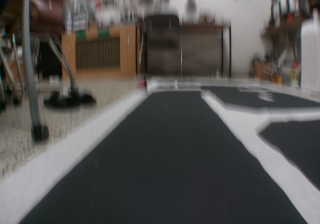
#> input picture Roboin/0726/capture/image1595769996.686403.jpg, 320 x 224 px
$ python -i yangwoo0725.py   (imports and definitions only)   (older library calls are emulated)
#> lines starting #> are read from the running program, lines starting #| are printed output that depends on the picture; after the words box and inside, x2 and y2 are one past the last pixel; in counts of white or black regions, pixels touching at a corner belong together
import cv2
import matplotlib.pyplot as plt
import matplotlib.image as mpimg
import numpy as np
import glob
import math
#import RPi.GPIO as GPIO
import picamera
import time
#from ar_markers import detect_markers
from picamera.array import PiRGBArray
import sys
import linecache

# ============================================================@@ FUNCTIONS @@===================================================================

# @@ DETECTION @@ ====================================================================================================
# [10 lines left out: functions first_nonzero, select_white, not called in this run]

def abs_sobel_thresh(gray, orient='x', thresh_min=0, thresh_max=255):
    if orient == 'x':
        sobel = cv2.Sobel(gray, cv2.CV_64F, 1, 0)
    else:
        sobel = cv2.Sobel(gray, cv2.CV_64F, 0, 1)
    abs_sobel = np.absolute(sobel)
    max_value = np.max(abs_sobel)
    binary_output = np.uint8(255*abs_sobel/max_value)
    threshold_mask = np.zeros_like(binary_output)
    threshold_mask[(binary_output >= thresh_min) & (binary_output <= thresh_max)] = 1
    return threshold_mask

def dir_threshold(gray, sobel_kernel=3, thresh=(0, np.pi/2)):
    # Take the gradient in x and y separately
    sobel_x = cv2.Sobel(gray, cv2.CV_64F, 1, 0, ksize=sobel_kernel)
    sobel_y = cv2.Sobel(gray, cv2.CV_64F, 0, 1, ksize=sobel_kernel)
    # 3) Take the absolute value of the x and y gradients
    abs_sobel_x = np.absolute(sobel_x)
    abs_sobel_y = np.absolute(sobel_y)
    # 4) Use np.arctan2(abs_sobely, abs_sobelx) to calculate the direction of the gradient
    direction = np.arctan2(abs_sobel_y,abs_sobel_x)
    direction = np.absolute(direction)
    # 5) Create a binary mask where direction thresholds are met
    mask = np.zeros_like(direction)
    mask[(direction >= thresh[0]) & (direction <= thresh[1])] = 1
    # 6) Return this mask as your binary_output image
    return mask

# [25 lines left out: function color_grid_thresh, not called in this run]

def get_thresholded_image(img):

    #img = cv2.undistort(img, cameraMatrix, distortionCoeffs, None, cameraMatrix)

    # convert to gray scale
    gray = cv2.cvtColor(img, cv2.COLOR_RGB2GRAY)

    height, width = gray.shape

    # apply gradient threshold on the horizontal gradient
    sx_binary = abs_sobel_thresh(gray, 'x', 10, 200)

    # apply gradient direction threshold so that only edges closer to vertical are detected.
    dir_binary = dir_threshold(gray, thresh=(np.pi/6, np.pi/2))

    # combine the gradient and direction thresholds.
    combined_condition = ((sx_binary == 1) & (dir_binary == 1))

    # R & G thresholds so that yellow lanes are detected well.
    color_threshold = 150
    R = img[:,:,0]
    G = img[:,:,1]
    color_combined = np.zeros_like(R)
    r_g_condition = (R > color_threshold) & (G > color_threshold)

    # color channel thresholds
    hls = cv2.cvtColor(img, cv2.COLOR_RGB2HLS)
    S = hls[:,:,2]
    L = hls[:,:,1]

    # S channel performs well for detecting bright yellow and white lanes
    s_thresh = (50, 255)
    s_condition = (S <= s_thresh[1]) & (S > s_thresh[0]) #for bright yellow

    # We put a threshold on the L channel to avoid pixels which have shadows and as a result darker.
    l_thresh = (100, 255)
    l_condition = (L > l_thresh[0]) & (L <= l_thresh[1])

    # combine all the thresholds
    # A pixel should either be a yellowish or whiteish
    # And it should also have a gradient, as per our thresholds
    color_combined[(r_g_condition & l_condition) & (s_condition | combined_condition)] = 255 #- with yellow detect
    #color_combined[(l_condition) & (s_condition | combined_condition)] = 1

    # apply the region of interest mask
    mask = np.zeros_like(color_combined)
    region_of_interest_vertices = np.array([[1,height-1],[1,180], [int(width/3), 140],[int(width*2/3), 140], [width-1, 180], [width-1,height-1]], dtype=np.int32)
    cv2.fillPoly(mask, [region_of_interest_vertices], (255,255,255))
    thresholded = cv2.bitwise_and(color_combined, mask)

    return thresholded #-for + ROI
    #return color_combined

# def detect_marker():
#     markers = detect_markers(image)
#     for marker in markers:
#         if marker.id == 114: #left - change
#             print("ARmarker id:  %d  ==> To the left" % marker.id)
#             time.sleep(0.7)
#             #motor(-50,50)
#             time.sleep(1)
#         elif marker.id == 228: #right - change
#             print("ARmarker id:  %d  ==> To the right" % marker.id)
#             time.sleep(0.7)
#             #motor(50,-50)
#             time.sleep(1)

# ==============================================================================================================================

# =============================================================================
# img = mpimg.imread('test_images/left.jpg')
# image_shape = img.shape
# thresholded = get_thresholded_image(img)
# =============================================================================
# #img = cv2.undistort(img, cameraMatrix, distortionCoeffs, None, cameraMatrix)
# cv2.imwrite('thresholded.jpg',thresholded)
#
# # Plot the 2 images side by side
# f, (ax1, ax2) = plt.subplots(1, 2, figsize=(24, 9))
# f.tight_layout()
# ax1.imshow(img)
# ax1.set_title('Original Image', fontsize=50)
# ax2.imshow(thresholded, cmap='gray')
# ax2.set_title('Thresholded Image', fontsize=50)
# plt.subplots_adjust(left=0., right=1, top=0.9, bottom=0.)
# =============================================================================

# @@ PATHPLANNING @@ ====================================================================================================
# def measure_radius_of_curvature(x_values,num_rows):
#     ym_per_pix = 30/720 # meters per pixel in y dimension
#     xm_per_pix = 3.7/700 # meters per pixel in x dimension
#     # If no pixels were found return None
#     y_points = np.linspace(0, num_rows-1, num_rows)
#     y_eval = np.max(y_points)

#     # Fit new polynomials to x,y in world space
#     fit_cr = np.polyfit(y_points*ym_per_pix, x_values*xm_per_pix, 2)
#     curverad = ((1 + (2*fit_cr[0]*y_eval*ym_per_pix + fit_cr[1])**2)**1.5) / (2*fit_cr[0])
#     return curverad

# def set_path(img, image_shape, thresholded):
#     # Vertices extracted manually for performing a perspective transform => please manually modified!!!!!!!!!!
#     bottom_left_before = [50,240]
#     bottom_right_before = [250, 240]
#     top_left_before = [125, 160]
#     top_right_before = [160, 160]

#     bottom_left_after = [72,240]
#     bottom_right_after = [200, 240]
#     top_left_after = [72, 1]
#     top_right_after = [200, 1]


#     source = np.float32([bottom_left_before,bottom_right_before,top_right_before,top_left_before])

#     pts = np.array([bottom_left_before,bottom_right_before,top_right_before,top_left_before], np.int32)
#     pts = pts.reshape((-1,1,2))
#     # copy = img.copy()
#     # cv2.polylines(copy,[pts],True,(255,0,0), thickness=3)

#     # Destination points are chosen such that straight lanes appear more or less parallel in the transformed image.


#     dst = np.float32([bottom_left_after,bottom_right_after,top_right_after,top_left_after])
#     M = cv2.getPerspectiveTransform(source, dst)
#     img_size = (image_shape[1], image_shape[0])

#     # Birds eye view
#     warped = cv2.warpPerspective(thresholded, M, img_size , flags=cv2.INTER_LINEAR)

#     # =============================================================================
#     # f, (ax1, ax2) = plt.subplots(1, 2, figsize=(24, 9))
#     # f.tight_layout()
#     # ax1.imshow(copy)
#     # ax1.set_title('Original Image', fontsize=50)
#     # ax2.imshow(warped, cmap='gray')
#     # ax2.set_title('Warped Image', fontsize=50)
#     # plt.subplots_adjust(left=0., right=1, top=0.9, bottom=0.)
#     # =============================================================================

#     histogram = np.sum(warped[int(warped.shape[0]/2):,:], axis=0)

#     # Peak in the first half indicates the likely position of the left lane
#     half_width = np.int(histogram.shape[0]/2)
#     leftx_base = np.argmax(histogram[:half_width])

#     # Peak in the second half indicates the likely position of the right lane
#     rightx_base = np.argmax(histogram[half_width:]) + half_width

#     out_img = np.dstack((warped, warped, warped))*255

#     non_zeros = warped.nonzero()
#     non_zeros_y = non_zeros[0]
#     non_zeros_x = non_zeros[1]

#     num_windows = 5
#     num_rows = warped.shape[0]
#     window_height = np.int(num_rows/num_windows)
#     window_half_width = 10

#     min_pixels = 20

#     left_coordinates = []
#     right_coordinates = []

#     for window in range(num_windows):
#         y_max = num_rows - window*window_height
#         y_min = num_rows - (window+1)* window_height

#         left_x_min = leftx_base - window_half_width
#         left_x_max = leftx_base + window_half_width

#         #cv2.rectangle(out_img, (left_x_min, y_min), (left_x_max, y_max), [0,0,255],2)

#         good_left_window_coordinates = ((non_zeros_x >= left_x_min) & (non_zeros_x <= left_x_max) & (non_zeros_y >= y_min) & (non_zeros_y <= y_max)).nonzero()[0]
#         left_coordinates.append(good_left_window_coordinates)

#         if len(good_left_window_coordinates) > min_pixels:
#             leftx_base = np.int(np.mean(non_zeros_x[good_left_window_coordinates]))

#         right_x_min = rightx_base - window_half_width
#         right_x_max = rightx_base + window_half_width

#         #cv2.rectangle(out_img, (right_x_min, y_min), (right_x_max, y_max), [0,0,255],2)

#         good_right_window_coordinates = ((non_zeros_x >= right_x_min) & (non_zeros_x <= right_x_max) & (non_zeros_y >= y_min) & (non_zeros_y <= y_max)).nonzero()[0]
#         right_coordinates.append(good_right_window_coordinates)

#         if len(good_right_window_coordinates) > min_pixels:
#             rightx_base = np.int(np.mean(non_zeros_x[good_right_window_coordinates]))

#     left_coordinates = np.concatenate(left_coordinates)
#     right_coordinates = np.concatenate(right_coordinates)

#     out_img[non_zeros_y[left_coordinates], non_zeros_x[left_coordinates]] = [255,0,0]
#     out_img[non_zeros_y[right_coordinates], non_zeros_x[right_coordinates]] = [0,0,255]

#     left_x = non_zeros_x[left_coordinates]
#     left_y = non_zeros_y[left_coordinates]

#     polyfit_left = np.polyfit(left_y, left_x, 2)

#     right_x = non_zeros_x[right_coordinates]
#     right_y = non_zeros_y[right_coordinates]

#     polyfit_right = np.polyfit(right_y, right_x, 2)

#     y_points = np.linspace(0, num_rows-1, num_rows)

#     left_x_predictions = polyfit_left[0]*y_points**2 + polyfit_left[1]*y_points + polyfit_left[2]

#     right_x_predictions = polyfit_right[0]*y_points**2 + polyfit_right[1]*y_points + polyfit_right[2]

#     # =============================================================================
#     # plt.imshow(out_img)
#     # plt.plot(left_x_predictions, y_points, color='yellow')
#     # plt.plot(right_x_predictions, y_points, color='yellow')
#     # plt.xlim(0, warped.shape[1])
#     # plt.ylim(warped.shape[0],0)
#     # =============================================================================

#     # margin = 50
#     # out_img = np.dstack((warped, warped, warped))*255

#     # left_x_predictions = polyfit_left[0]*non_zeros_y**2 + polyfit_left[1]*non_zeros_y + polyfit_left[2]
#     # left_coordinates = ((non_zeros_x >= left_x_predictions - margin) & (non_zeros_x <= left_x_predictions + margin)).nonzero()[0]

#     # right_x_predictions = polyfit_right[0]*non_zeros_y**2 + polyfit_right[1]*non_zeros_y + polyfit_right[2]
#     # right_coordinates = ((non_zeros_x >= right_x_predictions - margin) & (non_zeros_x <= right_x_predictions + margin)).nonzero()[0]

#     # out_img[non_zeros_y[left_coordinates], non_zeros_x[left_coordinates]] = [255,0,0]
#     # out_img[non_zeros_y[right_coordinates], non_zeros_x[right_coordinates]] = [0,0,255]


#     # left_x = non_zeros_x[left_coordinates]
#     # left_y = non_zeros_y[left_coordinates]

#     # polyfit_left = np.polyfit(left_y, left_x, 2)

#     # right_x = non_zeros_x[right_coordinates]
#     # right_y = non_zeros_y[right_coordinates]

#     # polyfit_right = np.polyfit(right_y, right_x, 2)

#     # y_points = np.linspace(0, num_rows-1, num_rows)

#     # left_x_predictions = polyfit_left[0]*y_points**2 + polyfit_left[1]*y_points + polyfit_left[2]

#     # right_x_predictions = polyfit_right[0]*y_points**2 + polyfit_right[1]*y_points + polyfit_right[2]
#     #=============================================================================================================
#     #window_img = np.zeros_like(out_img)

#     #left_line_window_1 = np.array(np.transpose(np.vstack([left_x_predictions - margin, y_points])))

#     #left_line_window_2 = np.array(np.flipud(np.transpose(np.vstack([left_x_predictions + margin, y_points]))))

#     #left_line_points = np.vstack((left_line_window_1, left_line_window_2))

#     #cv2.fillPoly(window_img, np.int_([left_line_points]), [0,255, 0])

#     #right_line_window_1 = np.array(np.transpose(np.vstack([right_x_predictions - margin, y_points])))

#     #right_line_window_2 = np.array(np.flipud(np.transpose(np.vstack([right_x_predictions + margin, y_points]))))

#     #right_line_points = np.vstack((right_line_window_1, right_line_window_2))

#     #cv2.fillPoly(window_img, np.int_([right_line_points]), [0,255, 0])

#     #result = cv2.addWeighted(out_img, 1, window_img, 0.3, 0)


#     # =============================================================================
#     # plt.imshow(result)
#     # plt.plot(left_x_predictions, y_points, color='yellow')
#     # plt.plot(right_x_predictions, y_points, color='yellow')
#     # plt.xlim(0, warped.shape[1])
#     # plt.ylim(warped.shape[0],0)
#     # =============================================================================

#     # left_curve_rad = measure_radius_of_curvature(left_x_predictions,num_rows)
#     # right_curve_rad = measure_radius_of_curvature(right_x_predictions,num_rows)
#     # average_curve_rad = (left_curve_rad + right_curve_rad)/2
#     # curvature_string = "Radius of curvature: %.2f m" % average_curve_rad

#     # compute the offset from the center
#     #lane_center = (right_x_predictions[719] + left_x_predictions[719])/2
#     followpointy = 50 # change to robust value
#     followpointx = (right_x_predictions[followpointy] + left_x_predictions[followpointy])/2
#     # xm_per_pix = 3.7/700 # meters per pixel in x dimension
#     # center_offset_pixels = img_size[0]/2 - lane_center
#     # center_offset_mtrs = xm_per_pix*center_offset_pixels
#     # offset_string = "Center offset: %.2f m" % center_offset_mtrs

#     #return average_curve_rad, center_offset_mtrs, followpointx, followpointy
#     return followpointx, followpointy

# [121 lines left out: functions set_path, purePursuit, ang2vel, not called in this run]

# [115 lines of commented-out code are left out]
# [1 line that did not run here, left out]
# [1 line that did not run here, left out]
# [1 line that did not run here, left out]
# [1 line that did not run here, left out]
# [1 line that did not run here, left out]
# [1 line that did not run here, left out]

# [1 line that did not run here, left out]

# ================================================================================================================================
#print('11111111111111111111111111')
# [156 lines not run here, left out]

>>> import cv2
>>> picture = cv2.cvtColor(cv2.imread('../0726/capture/image1595769996.686403.jpg'), cv2.COLOR_BGR2RGB)
>>> result = get_thresholded_image(picture)
#> in abs_sobel_thresh, `abs_sobel = np.absolute(sobel)`:
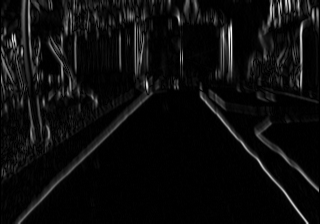
#> abs_sobel: shape (224, 320) float64; min 0, max 478, mean 25.4; drawn with min black and max white
#> in abs_sobel_thresh, `max_value = np.max(abs_sobel)`: max_value = 478
#> in get_thresholded_image, `sx_binary = abs_sobel_thresh(gray, 'x', 10, 200)`:
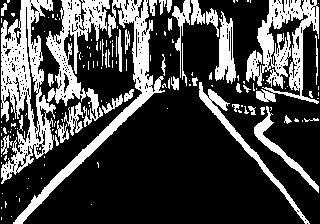
#> sx_binary: shape (224, 320); values 0 (black) and 1 (white), 28.2% white; 160 white regions (119 under 20 px), largest, box (x1, y1, x2, y2) and area: (1, 0, 56, 184) 4547, (246, 0, 319, 104) 3473, (13, 0, 165, 224) 3403
#> in dir_threshold, `sobel_y = cv2.Sobel(gray, cv2.CV_64F, 0, 1, ksize=sobel_kernel)`:
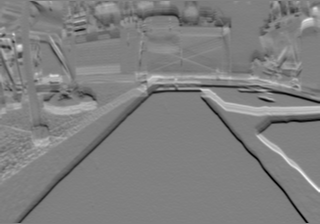
#> sobel_y: shape (224, 320) float64; min -286, max 280, mean -2.5; drawn with min black and max white
#> in dir_threshold, `direction = np.arctan2(abs_sobel_y,abs_sobel_x)`:
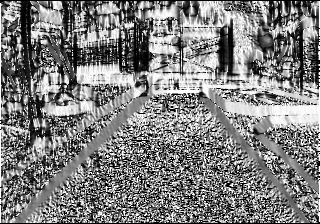
#> direction: shape (224, 320) float64; min 0, max 1.57, mean 0.785; drawn with min black and max white
#> in get_thresholded_image, `dir_binary = dir_threshold(gray, thresh=(np.pi/6, np.pi/2))`:
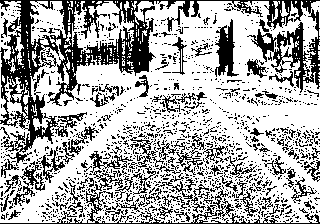
#> dir_binary: shape (224, 320) float64; values 0 (black) and 1 (white), 66.8% white; 1339 black regions (1238 under 20 px), largest, box (x1, y1, x2, y2) and area: (0, 0, 320, 166) 10407, (0, 169, 320, 224) 1439, (215, 19, 239, 77) 703
#> in get_thresholded_image, `l_condition = (L > l_thresh[0]) & (L <= l_thresh[1])`:
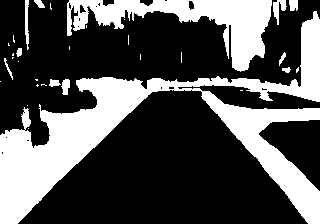
#> l_condition: shape (224, 320) bool; 32.4% white; 32 white regions (20 under 20 px), largest, box (x1, y1, x2, y2) and area: (0, 11, 320, 224) 16913, (67, 0, 272, 72) 5419, (273, 0, 287, 25) 167
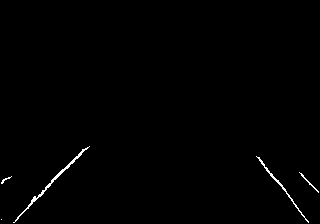
#> result: shape (224, 320); 0.65% white in thin lines or dots, all inside (x1, y1, x2, y2) = (1, 146, 319, 223)

$ run again, on Roboin/0726/capture/image1595769997.271317.jpg
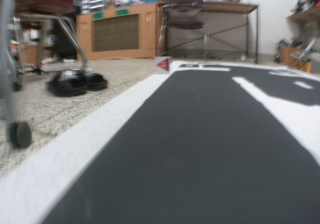
#> input picture Roboin/0726/capture/image1595769997.271317.jpg, 320 x 224 px
#> max_value = 415
#> in get_thresholded_image, `sx_binary = abs_sobel_thresh(gray, 'x', 10, 200)`:
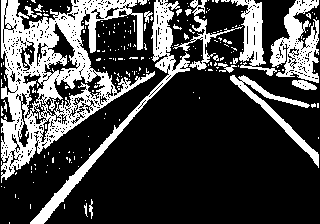
#> sx_binary: shape (224, 320); values 0 (black) and 1 (white), 27.3% white; 219 white regions (197 under 20 px), largest, box (x1, y1, x2, y2) and area: (1, 0, 155, 183) 10138, (30, 0, 190, 224) 2783, (270, 0, 319, 83) 2132
#> dir_binary: shape (224, 320) float64; values 0 (black) and 1 (white), 70.7% white; black in thin lines or dots
#> combined_condition: shape (224, 320) bool; 16.9% white; 500 white regions (444 under 20 px), largest, box (x1, y1, x2, y2) and area: (30, 56, 190, 223) 1550, (37, 71, 155, 154) 1188, (230, 75, 319, 168) 1179
#> r_g_condition: shape (224, 320) bool; 25.2% white; 47 white regions (28 under 20 px), largest, box (x1, y1, x2, y2) and area: (0, 57, 320, 224) 13340, (233, 77, 320, 163) 2170, (240, 0, 298, 54) 1619
#> hls: shape (224, 320, 3); mean of channels 0, 1, 2 73.6, 111.4, 24.2
#> s_condition: shape (224, 320) bool; 8.2% white; 117 white regions (96 under 20 px), largest, box (x1, y1, x2, y2) and area: (75, 2, 166, 60) 2979, (16, 0, 73, 15) 717, (280, 46, 312, 74) 360
#> l_condition: shape (224, 320) bool; 39.2% white; 29 white regions (20 under 20 px), largest, box (x1, y1, x2, y2) and area: (0, 0, 320, 224) 23282, (231, 76, 320, 166) 2500, (0, 0, 39, 82) 1538
#> mask: shape (224, 320); 31.4% white; 1 white region, box (x1, y1, x2, y2) and area: (1, 140, 320, 224) 22536
#> color_combined: shape (224, 320); 6.8% white in thin lines or dots
#> `result = get_thresholded_image(picture)`:
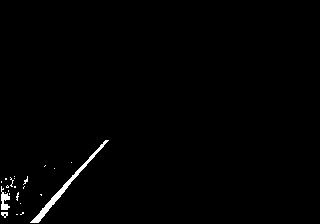
#> result: shape (224, 320); 1% white; 23 white regions (20 under 20 px), largest, box (x1, y1, x2, y2) and area: (30, 140, 109, 223) 481, (1, 186, 10, 210) 120, (1, 212, 8, 218) 27

$ run again, on Roboin/0726/capture/image1595769997.867941.jpg
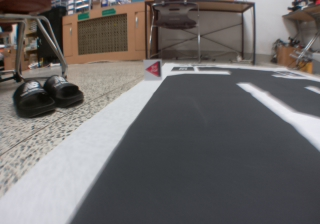
#> input picture Roboin/0726/capture/image1595769997.867941.jpg, 320 x 224 px
#> max_value = 587
#> in get_thresholded_image, `sx_binary = abs_sobel_thresh(gray, 'x', 10, 200)`:
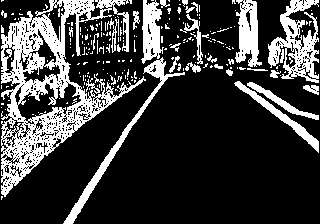
#> sx_binary: shape (224, 320); values 0 (black) and 1 (white), 24.1% white; 231 white regions (201 under 20 px), largest, box (x1, y1, x2, y2) and area: (1, 0, 146, 197) 8546, (268, 0, 319, 83) 1951, (63, 57, 185, 224) 1375
#> dir_binary: shape (224, 320) float64; values 0 (black) and 1 (white), 70.9% white; black in thin lines or dots
#> combined_condition: shape (224, 320) bool; 14.1% white in thin lines or dots
#> r_g_condition: shape (224, 320) bool; 25.3% white; 60 white regions (50 under 20 px), largest, box (x1, y1, x2, y2) and area: (0, 60, 320, 224) 14712, (237, 0, 294, 53) 1442, (238, 83, 320, 150) 1286
#> hls: shape (224, 320, 3); mean of channels 0, 1, 2 75.3, 106.6, 23.9
#> s_condition: shape (224, 320) bool; 10.9% white; 120 white regions (102 under 20 px), largest, box (x1, y1, x2, y2) and area: (60, 0, 155, 65) 4079, (0, 0, 51, 15) 691, (276, 45, 313, 75) 505
#> l_condition: shape (224, 320) bool; 37.6% white; 53 white regions (33 under 20 px), largest, box (x1, y1, x2, y2) and area: (0, 0, 320, 224) 22901, (236, 82, 320, 152) 1546, (243, 6, 254, 53) 401
#> mask: shape (224, 320); 31.4% white; 1 white region, box (x1, y1, x2, y2) and area: (1, 140, 320, 224) 22536
#> color_combined: shape (224, 320); 5.1% white in thin lines or dots
#> `result = get_thresholded_image(picture)`:
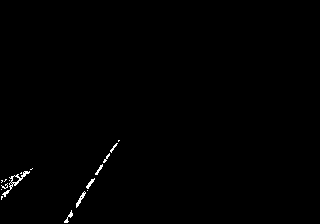
#> result: shape (224, 320); 0.51% white in thin lines or dots, all inside (x1, y1, x2, y2) = (1, 140, 120, 223)
